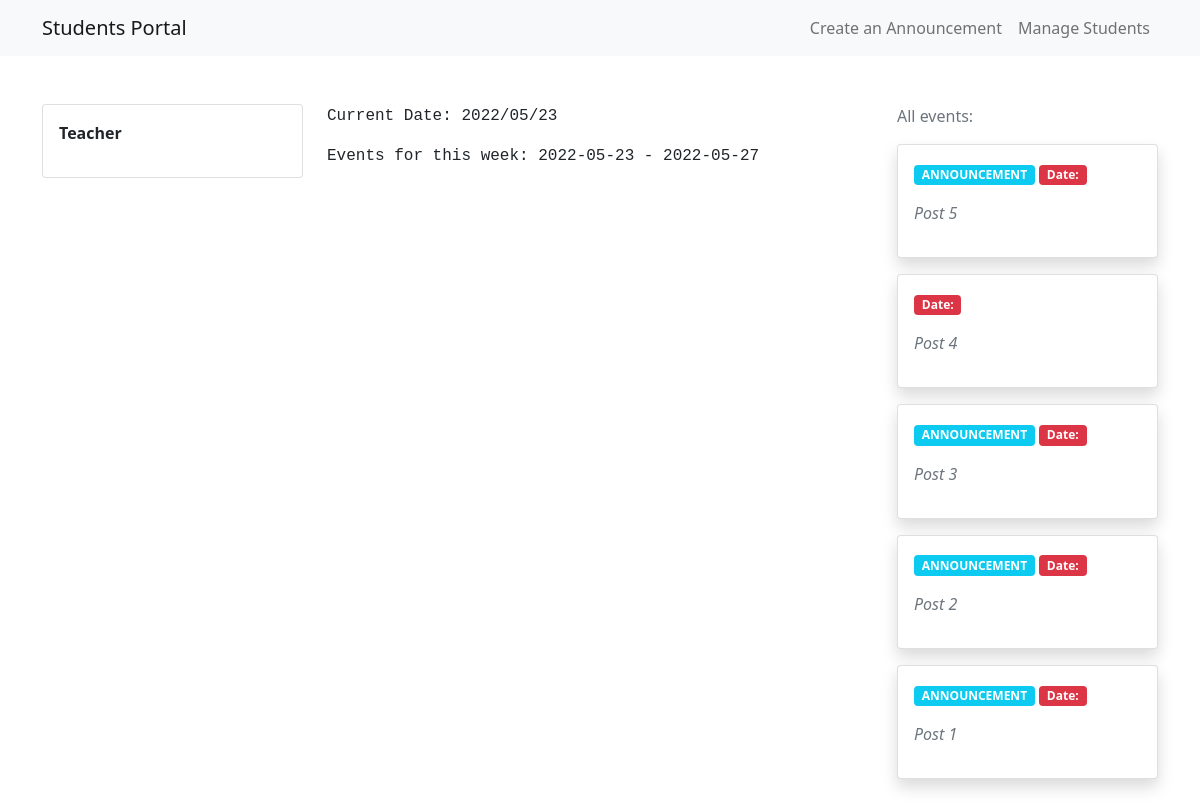
Page /teacher-views/dash-teacher.php on the earlier database version.
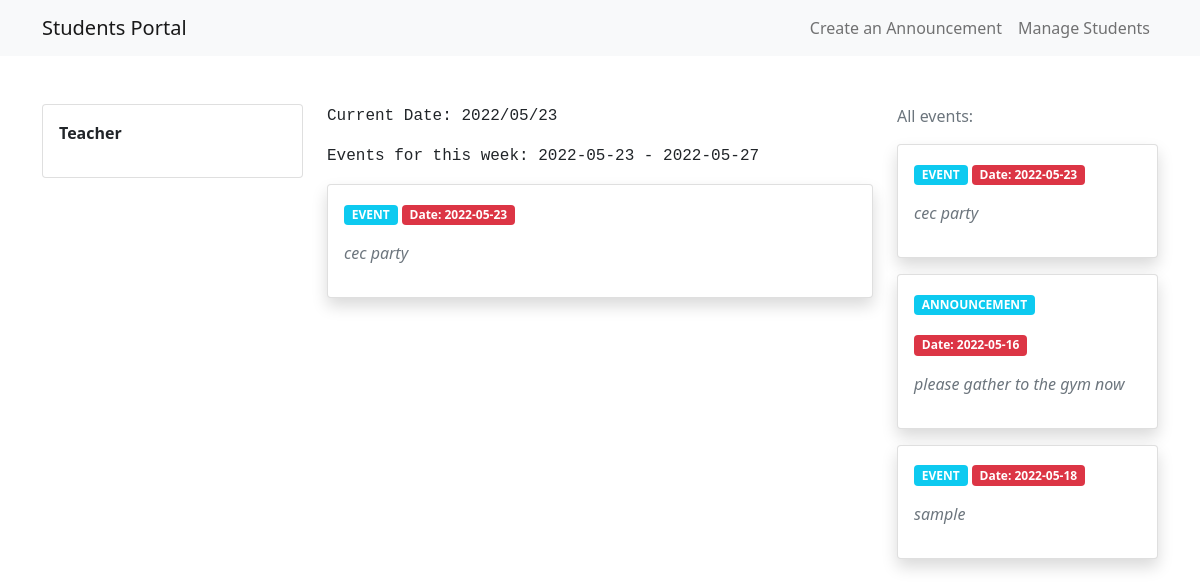
Same page on the later database version.
### tables this page shows
CREATE TABLE `posts` (
  `id` int(11) NOT NULL,
  `post` varchar(255) NOT NULL,
  `type` varchar(255) NOT NULL,
  `admin_id` varchar(255) NOT NULL,
  `date_posted` date NOT NULL
);

### functions/student-logic.php (called while the page is built, shortened)
<?php
function show($table_name){
    $conn = connect();
    $sql = "SELECT  * FROM $table_name ORDER BY id DESC";
    $result = $conn->query($sql);
    if($result->num_rows > 0){
       $rows = array();
       while($row  = $result->fetch_assoc()){
           $rows[] = $row;
       }
       return $rows;
    }else{
        return FALSE;
    }
}
function show_week_date()
{
    $dt = new DateTime();
    $dates = [];
    for ($d = 1; $d <= 5; $d++) {
        $dt->setISODate($dt->format('o'), $dt->format('W'), $d);
        $dates[$dt->format('D')] = $dt->format('Y-m-d');
    }
    return $dates;
}
?>

### teacher-views/dash-teacher.php (the view, shortened to what this page needs)
<?php
include '../functions/student-logic.php';
include 'navbar-admin.php';
$date_array = show_week_date();
$first = reset($date_array);
$end = end($date_array);
?>
<main class="my-5">
    <div class="container">
        <div class="row">
            <div class="col-3">
                <div class="card">
                    <div class="card-body">
                        <p class="fw-bold">Teacher <?php echo $_SESSION['fullname'] ?></p>
                    </div>
                </div>
            </div>
            <div class="col-6">
                <p class="font-monospace">Current Date: <?php echo date("Y/m/d") ?> </p>
                <p class="font-monospace">Events for this week: <?php echo $first . " - " . $end ?> </p>
                <?php if (!empty(show('posts'))) : ?>
                    <?php
                    foreach (show('posts') as $event) : ?>
                        <?php foreach (show_week_date() as $day => $date) : ?>
                            <?php if ($event['date_posted'] == $date) : ?>
                                <div class="card shadow mb-3">
                                    <div class="card-body">
                                        <p class="badge bg-info"><?php echo $event['type'] ?></p>
                                        <p class="badge bg-danger">Date: <?php echo $event['date_posted'] ?></p>
                                        <p class="text-muted fst-italic">
                                            <?php echo $event['post'] ?>
                                        </p>
                                    </div>
                                </div>
                            <?php endif; ?>
                        <?php endforeach; ?>
                    <?php
                    endforeach;
                    ?>
                <?php else : ?>
                    <div class="alert alert-secondary">NO POSTS OR ANNOUNCEMENTS YET</div>
                <?php endif; ?>
            </div>
            <div class="col-3">
                    <p class="text-muted">
                        All events:
                    </p>
                    <?php if (!empty(show('posts'))) : ?>
                    <?php
                    foreach (show('posts') as $event) : ?>
                                <div class="card shadow mb-3">
                                    <div class="card-body">
                                        <p class="badge bg-info"><?php echo $event['type'] ?></p>
                                        <p class="badge bg-danger">Date: <?php echo $event['date_posted'] ?></p>
                                        <p class="text-muted fst-italic">
                                            <?php echo $event['post'] ?>
                                        </p>
                                    </div>
                                </div>
                    <?php
                    endforeach;
                    ?>
                <?php else : ?>
                    <div class="alert alert-secondary">NO POSTS OR ANNOUNCEMENTS YET</div>
                <?php endif; ?>
            </div>
        </div>
    </div>
</main>

### teacher-views/navbar-admin.php (shortened to what this page needs)
<nav class="navbar navbar-expand-lg bg-light navbar-light">
    <div class="container">
        <a href="dash-teacher.php" class="navbar-brand">
            Students Portal
        </a>
        <div class="collapse navbar-collapse" id="nav-collapse">
            <ul class="navbar-nav ms-auto">
                <li class="nav-item">
                    <a href="dash-create-post.php" class="nav-link">Create an Announcement</a>
                </li>
                <li class="nav-item">
                    <a href="manage-students.php" class="nav-link">Manage Students</a>
                </li>
            </ul>
        </div>
    </div>
</nav>

Differences in the rows shown:
removed posts: type "ANNOUNCEMENT", post "Post 5"
removed posts: post "Post 4"
removed posts: type "ANNOUNCEMENT", post "Post 3"
removed posts: type "ANNOUNCEMENT", post "Post 2"
removed posts: type "ANNOUNCEMENT", post "Post 1"
added posts: type "EVENT", date_posted "2022-05-23", post "cec party"
added posts: type "ANNOUNCEMENT", date_posted "2022-05-16", post "please gather to the gym now"
added posts: type "EVENT", date_posted "2022-05-18", post "sample"
